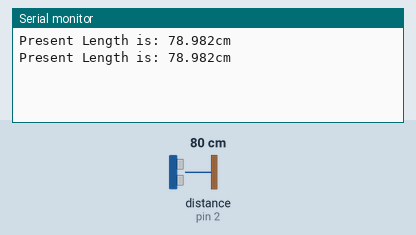
This sketch was run on a simulated Arduino Uno, built with avr-gcc and run on an emulated ATmega328P. Parts: the last lines printed to the serial monitor. Wiring (inferred from the names in the program): ultrasonic range finder: trigger pin 3; echo pin 2. The inputs (shaded band) are chosen by the test bench; at power-on: distance to the obstacle (sensor on pin 2) 80 cm. The echo pulse lasts 58.3 µs per cm.

Above: at 1.8 s.
1.9 s: distance to the obstacle (sensor on pin 2) set to 2 cm
At 2.8 s:
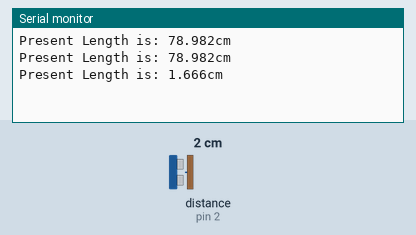
3.4 s: distance to the obstacle (sensor on pin 2) set to 4 cm
At 4.8 s:
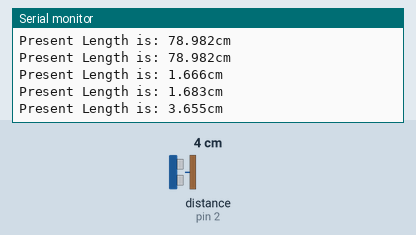
Timing chart, 0 to 6.4 s (numbered marks = the images above; inputs shaded):
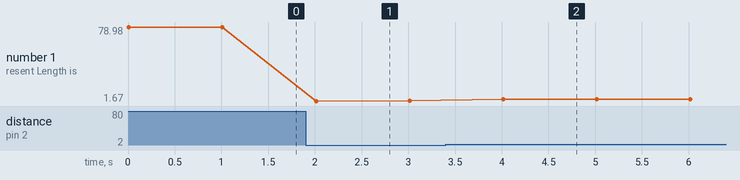

The sketch:

us015-instructable.ino.ino
```cpp
// Code for Ultrasonic Distance Module US-015
unsigned int EchoPin = 2;
unsigned int TrigPin = 3;
unsigned long Time_Echo_us = 0;
//Len_mm_X100 = length*100
unsigned long Len_cm_X100 = 0;
unsigned long Len_Integer = 0; //
unsigned int Len_Fraction = 0;
void setup()
{
Serial.begin(9600);
pinMode(EchoPin, INPUT);
pinMode(TrigPin, OUTPUT);
}
void loop()
{
digitalWrite(TrigPin, HIGH);
delayMicroseconds(50);
digitalWrite(TrigPin, LOW);
Time_Echo_us = pulseIn(EchoPin, HIGH);
if((Time_Echo_us < 60000) && (Time_Echo_us > 1))
{
Len_cm_X100 = (Time_Echo_us*34)/2;
Len_Integer = Len_cm_X100/1000;
Len_Fraction = Len_cm_X100%1000;
Serial.print("Present Length is: ");
Serial.print(Len_Integer, DEC);
Serial.print(".");
if(Len_Fraction < 10)
Serial.print("0");
Serial.print(Len_Fraction, DEC);
Serial.println("cm");
delay(1000);
}
}
```

Measured:
- after the input at 1.9 s, the serial monitor: prints a new line after 0.11 s (image 1)
- after the input at 3.4 s, the serial monitor: prints a new line after 0.61 s (image 2)
- plotted number 1: 78.98 → 1.68 after the input at 1.9 s, 1.68 → 3.65 after the input at 3.4 s
